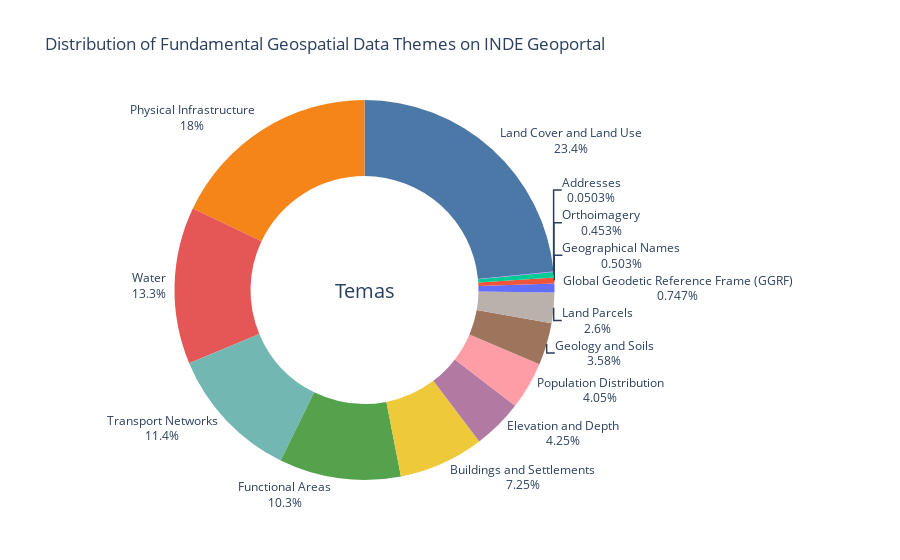

The cell this chart's notebook holds for it:
### Code cell
# Filter out the unclassified themes
df_filtered = df_final[df_final['tema_fundamental'] != 'not in dict']

# Count the unique values of 'tema_fundamental'
tema_counts = df_filtered['tema_fundamental'].value_counts().reset_index()
tema_counts.columns = ['tema_fundamental', 'count']

# Calculate the percentage of each theme
total_count = tema_counts['count'].sum()
tema_counts['percent'] = (tema_counts['count'] / total_count) * 100

# Create the doughnut chart
fig = go.Figure(data=[go.Pie(
    labels=tema_counts['tema_fundamental'],
    values=tema_counts['count'],
    hole=.6,
    textinfo='label+percent',
    textposition='outside',
    marker=dict(colors=px.colors.qualitative.T10)
)])

# Update layout to remove the legend and adjust title
fig.update_layout(
    title_text='Distribution of Fundamental Geospatial Data Themes on INDE Geoportal',
    annotations=[dict(text='Temas', x=0.5, y=0.5, font_size=20, showarrow=False)],
    showlegend=False  # Hide the legend
)

# Update traces to reduce font size
fig.update_traces(textfont_size=12)

# Define the path and filename
path = '../results'  # Path to the results directory
filename = 'fig_doughnut_chart.png'  # Define the filename

# Ensure the results directory exists
if not os.path.exists(path):
    os.makedirs(path)

# Save the figure with high resolution using kaleido
full_path = os.path.join(path, filename)
pio.write_image(fig, full_path, format='png', scale=3)  # scale=3 for approximately 300 dpi

# Display the chart
fig.show()

### Figure 1 — Plotly figure (JSON) as saved in the notebook; plotly's stock layout.template omitted (floating-point values rounded to 4 significant figures)
{"data": [{"hole": 0.6, "labels": ["Land Cover and Land Use", "Physical Infrastructure", "Water", "Transport Networks", "Functional Areas", "Buildings and Settlements", "Elevation and Depth", "Population Distribution", "Geology and Soils", "Land Parcels", "Global Geodetic Reference Frame (GGRF)", "Geographical Names", "Orthoimagery", "Addresses"], "marker": {"colors": ["#4C78A8", "#F58518", "#E45756", "#72B7B2", "#54A24B", "#EECA3B", "#B279A2", "#FF9DA6", "#9D755D", "#BAB0AC"]}, "textfont": {"size": 12}, "textinfo": "label+percent", "textposition": "outside", "type": "pie", "values": [5590, 4281, 3180, 2727, 2466, 1728, 1013, 965, 854, 620, 178, 120, 108, 12]}], "layout": {"annotations": [{"font": {"size": 20}, "showarrow": false, "text": "Temas", "x": 0.5, "y": 0.5}], "showlegend": false, "title": {"text": "Distribution of Fundamental Geospatial Data Themes on INDE Geoportal"}}}
